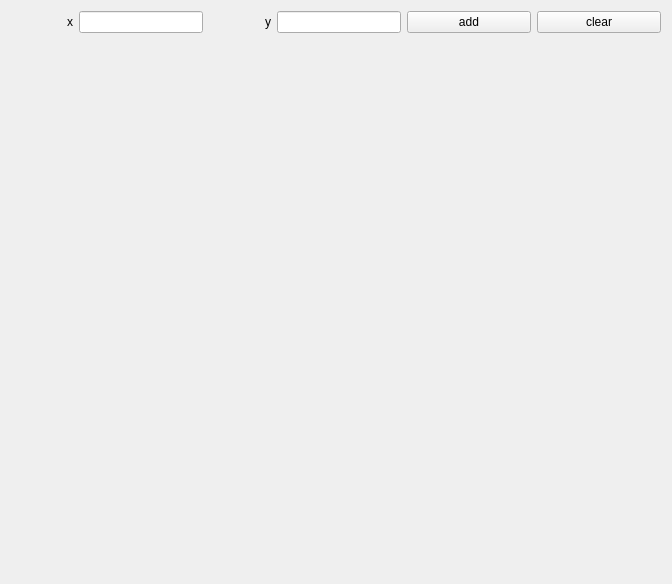
<?xml version="1.0" encoding="UTF-8"?>
<ui version="4.0">
 <class>Tab5ChartPlot</class>
 <widget class="QWidget" name="Tab5ChartPlot">
  <property name="geometry">
   <rect>
    <x>0</x>
    <y>0</y>
    <width>672</width>
    <height>584</height>
   </rect>
  </property>
  <property name="windowTitle">
   <string>Form</string>
  </property>
  <layout class="QVBoxLayout" name="verticalLayout" stretch="1,9">
   <item>
    <layout class="QHBoxLayout" name="horizontalLayout" stretch="1,2,1,2,2,2">
     <item>
      <widget class="QLabel" name="label">
       <property name="text">
        <string>x</string>
       </property>
       <property name="alignment">
        <set>Qt::AlignRight|Qt::AlignTrailing|Qt::AlignVCenter</set>
       </property>
      </widget>
     </item>
     <item>
      <widget class="QLineEdit" name="pLExAxis"/>
     </item>
     <item>
      <widget class="QLabel" name="label_2">
       <property name="text">
        <string>y</string>
       </property>
       <property name="alignment">
        <set>Qt::AlignRight|Qt::AlignTrailing|Qt::AlignVCenter</set>
       </property>
      </widget>
     </item>
     <item>
      <widget class="QLineEdit" name="pLEyAxis"/>
     </item>
     <item>
      <widget class="QPushButton" name="pPBaddButton">
       <property name="text">
        <string>add</string>
       </property>
      </widget>
     </item>
     <item>
      <widget class="QPushButton" name="pPBclearButton">
       <property name="text">
        <string>clear</string>
       </property>
      </widget>
     </item>
    </layout>
   </item>
   <item>
    <layout class="QHBoxLayout" name="pChartHoriLayout"/>
   </item>
  </layout>
 </widget>
 <resources/>
 <connections/>
</ui>
